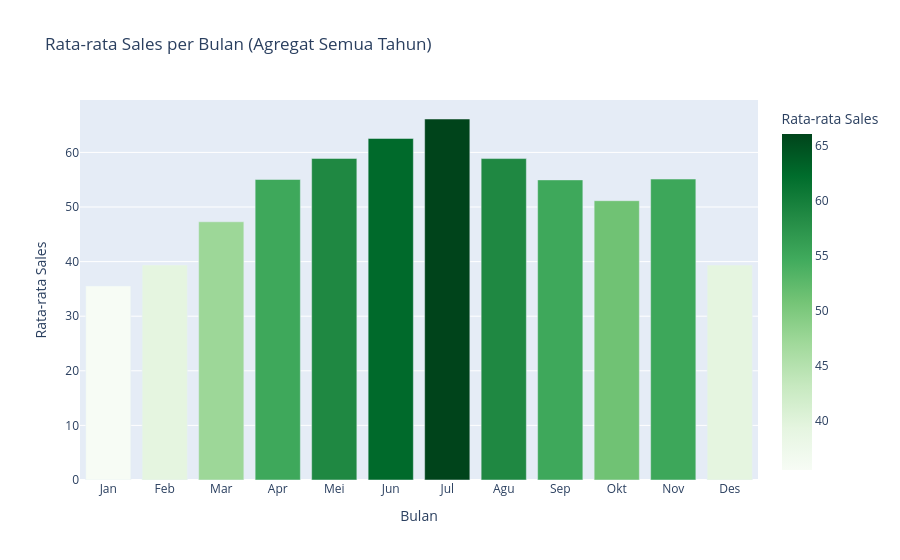

The notebook cell this image was saved under:
### Markdown cell above
### 4.4 Pola Musiman Bulanan — Bulan Mana yang Paling Ramai?

Untuk UMKM, ini membantu memahami kapan perlu stok lebih banyak.

### Code cell
month_avg = df_train.groupby('month')['sales'].mean().reset_index()
month_names = ['Jan','Feb','Mar','Apr','Mei','Jun','Jul','Agu','Sep','Okt','Nov','Des']
month_avg['month_name'] = month_avg['month'].apply(lambda x: month_names[x-1])

fig = px.bar(
    month_avg, x='month_name', y='sales',
    title='Rata-rata Sales per Bulan (Agregat Semua Tahun)',
    labels={'sales': 'Rata-rata Sales', 'month_name': 'Bulan'},
    color='sales', color_continuous_scale='Greens'
)
fig.show()

print('Bulan dengan penjualan tertinggi:', month_names[month_avg['sales'].idxmax()])
print('Bulan dengan penjualan terendah :', month_names[month_avg['sales'].idxmin()])

### Figure 1 — Plotly figure (JSON) as saved in the notebook; plotly's stock layout.template omitted (floating-point values rounded to 4 significant figures)
{"data": [{"alignmentgroup": "True", "hovertemplate": "Bulan=%{x}<br>Rata-rata Sales=%{marker.color}<extra></extra>", "legendgroup": "", "marker": {"color": [35.52, 39.38, 47.3, 55.04, 58.89, 62.56, 66.12, 58.87, 54.97, 51.15, 55.12, 39.37], "coloraxis": "coloraxis", "pattern": {"shape": ""}}, "name": "", "offsetgroup": "", "orientation": "v", "showlegend": false, "textposition": "auto", "x": ["Jan", "Feb", "Mar", "Apr", "Mei", "Jun", "Jul", "Agu", "Sep", "Okt", "Nov", "Des"], "xaxis": "x", "y": [35.52, 39.38, 47.3, 55.04, 58.89, 62.56, 66.12, 58.87, 54.97, 51.15, 55.12, 39.37], "yaxis": "y", "type": "bar"}], "layout": {"xaxis": {"anchor": "y", "domain": [0, 1], "title": {"text": "Bulan"}}, "yaxis": {"anchor": "x", "domain": [0, 1], "title": {"text": "Rata-rata Sales"}}, "coloraxis": {"colorbar": {"title": {"text": "Rata-rata Sales"}}, "colorscale": [[0, "rgb(247,252,245)"], [0.125, "rgb(229,245,224)"], [0.25, "rgb(199,233,192)"], [0.375, "rgb(161,217,155)"], [0.5, "rgb(116,196,118)"], [0.625, "rgb(65,171,93)"], [0.75, "rgb(35,139,69)"], [0.875, "rgb(0,109,44)"], [1, "rgb(0,68,27)"]]}, "legend": {"tracegroupgap": 0}, "title": {"text": "Rata-rata Sales per Bulan (Agregat Semua Tahun)"}, "barmode": "relative"}}
